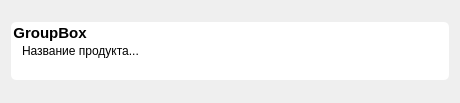
<?xml version="1.0" encoding="UTF-8"?>
<ui version="4.0">
 <class>CoordWidget</class>
 <widget class="QWidget" name="CoordWidget">
  <property name="geometry">
   <rect>
    <x>0</x>
    <y>0</y>
    <width>460</width>
    <height>103</height>
   </rect>
  </property>
  <property name="sizePolicy">
   <sizepolicy hsizetype="Preferred" vsizetype="Maximum">
    <horstretch>0</horstretch>
    <verstretch>0</verstretch>
   </sizepolicy>
  </property>
  <property name="font">
   <font>
    <pointsize>16</pointsize>
    <weight>75</weight>
    <bold>true</bold>
   </font>
  </property>
  <property name="windowTitle">
   <string>Form</string>
  </property>
  <layout class="QVBoxLayout" name="verticalLayout">
   <item>
    <widget class="QGroupBox" name="groupBox">
     <property name="sizePolicy">
      <sizepolicy hsizetype="Preferred" vsizetype="Fixed">
       <horstretch>0</horstretch>
       <verstretch>0</verstretch>
      </sizepolicy>
     </property>
     <property name="font">
      <font>
       <pointsize>11</pointsize>
       <weight>75</weight>
       <bold>true</bold>
      </font>
     </property>
     <property name="styleSheet">
      <string notr="true">background-color: rgb(255, 255, 255);
border-radius:5px;</string>
     </property>
     <property name="title">
      <string>GroupBox</string>
     </property>
     <layout class="QHBoxLayout" name="horizontalLayout">
      <item>
       <widget class="QLineEdit" name="lineEdit">
        <property name="font">
         <font>
          <pointsize>9</pointsize>
         </font>
        </property>
        <property name="text">
         <string>Название продукта...</string>
        </property>
        <property name="readOnly">
         <bool>false</bool>
        </property>
       </widget>
      </item>
      <item>
       <spacer name="horizontalSpacer">
        <property name="orientation">
         <enum>Qt::Horizontal</enum>
        </property>
        <property name="sizeType">
         <enum>QSizePolicy::Fixed</enum>
        </property>
        <property name="sizeHint" stdset="0">
         <size>
          <width>60</width>
          <height>20</height>
         </size>
        </property>
       </spacer>
      </item>
      <item>
       <widget class="QPushButton" name="pushButton_2">
        <property name="sizePolicy">
         <sizepolicy hsizetype="Fixed" vsizetype="Fixed">
          <horstretch>0</horstretch>
          <verstretch>0</verstretch>
         </sizepolicy>
        </property>
        <property name="minimumSize">
         <size>
          <width>40</width>
          <height>40</height>
         </size>
        </property>
        <property name="styleSheet">
         <string notr="true">background-color: rgb(255, 255, 255);
border-radius:20px;</string>
        </property>
        <property name="text">
         <string/>
        </property>
        <property name="icon">
         <iconset resource="../../res.qrc">
          <normaloff>:/icon/free-icon-pen-4546497.png</normaloff>:/icon/free-icon-pen-4546497.png</iconset>
        </property>
        <property name="iconSize">
         <size>
          <width>40</width>
          <height>40</height>
         </size>
        </property>
       </widget>
      </item>
      <item>
       <spacer name="horizontalSpacer_2">
        <property name="orientation">
         <enum>Qt::Horizontal</enum>
        </property>
        <property name="sizeType">
         <enum>QSizePolicy::Fixed</enum>
        </property>
        <property name="sizeHint" stdset="0">
         <size>
          <width>40</width>
          <height>20</height>
         </size>
        </property>
       </spacer>
      </item>
      <item>
       <widget class="QPushButton" name="pushButton">
        <property name="sizePolicy">
         <sizepolicy hsizetype="Fixed" vsizetype="Fixed">
          <horstretch>0</horstretch>
          <verstretch>0</verstretch>
         </sizepolicy>
        </property>
        <property name="minimumSize">
         <size>
          <width>40</width>
          <height>40</height>
         </size>
        </property>
        <property name="styleSheet">
         <string notr="true">border-radius:20px;
background-color: rgb(255, 255, 255);</string>
        </property>
        <property name="text">
         <string/>
        </property>
        <property name="icon">
         <iconset resource="../../res.qrc">
          <normaloff>:/icon/del.png</normaloff>:/icon/del.png</iconset>
        </property>
        <property name="iconSize">
         <size>
          <width>40</width>
          <height>40</height>
         </size>
        </property>
       </widget>
      </item>
     </layout>
    </widget>
   </item>
  </layout>
 </widget>
 <resources>
  <include location="../../res.qrc"/>
 </resources>
 <connections/>
</ui>
